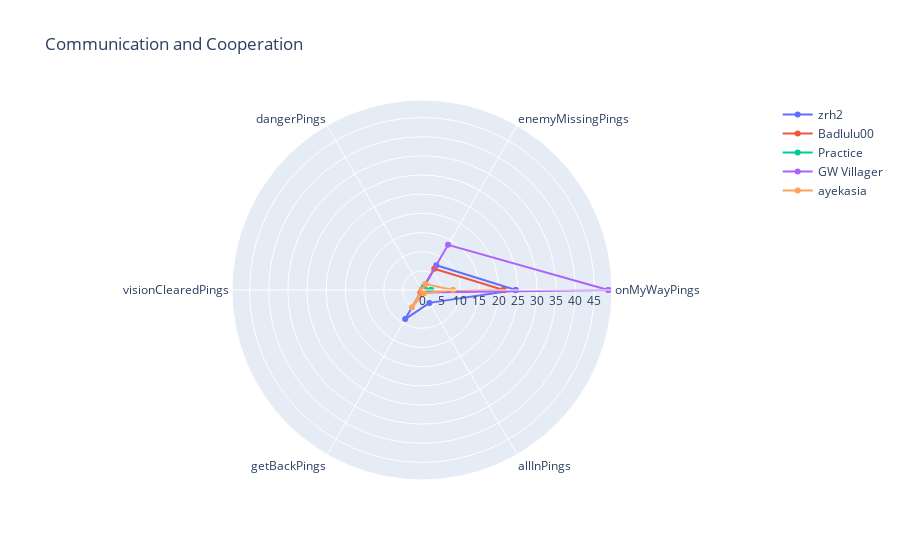

Notebook source saved alongside this figure:
### Markdown cell above
Cette méta-variable peut être plus difficile à évaluer uniquement à partir des statistiques disponibles. Cependant, on peut évaluer cette compétence en se basant sur des critères tels que le taux de ping sur la carte. Ces statistiques peuvent donner une idée de la communication et de la coopération du joueur.

### Code cell
columns = ["onMyWayPings", "enemyMissingPings", "dangerPings", "visionClearedPings", "getBackPings", "allInPings"]
columns.append(columns[0])

# allInPings	assistMePings	baitPings	basicPings	commandPings	dangerPings	getBackPings
# holdPings	needVisionPings	pushPings	visionClearedPings	onMyWayPings	enemyMissingPings	enemyVisionPings

def calculate_means(df, columns):
    df = df[df["gameDuration"] > 0]
    return df[columns].mean()

# Load the dataframes and calculate the mean values for each
chemin_data_1 = chemin_scouting + "/datas/matches/equipes/GW/lol_df_zrh2.pkl"
data_lol_1 = pd.read_pickle(chemin_data_1)
summoner_name_1 = data_lol_1["summonerName"][0]
data_1 = calculate_means(data_lol_1, columns)
first_row = data_1.iloc[[0]]
data_1 = pd.concat([data_1, first_row], ignore_index=True)

chemin_data_2 = chemin_scouting + "/datas/matches/equipes/GW/lol_df_Badlulu00.pkl"
data_lol_2 = pd.read_pickle(chemin_data_2)
summoner_name_2 = data_lol_2["summonerName"][0]
data_2 = calculate_means(data_lol_2, columns)
first_row = data_2.iloc[[0]]
data_2 = pd.concat([data_2, first_row], ignore_index=True)

chemin_data_3 = chemin_scouting + "/datas/matches/equipes/GW/lol_df_Practice.pkl"
data_lol_3 = pd.read_pickle(chemin_data_3)
summoner_name_3 = data_lol_3["summonerName"][0]
data_3 = calculate_means(data_lol_3, columns)
first_row = data_3.iloc[[0]]
data_3 = pd.concat([data_3, first_row], ignore_index=True)

chemin_data_4 = chemin_scouting + "/datas/matches/equipes/GW/lol_df_GW Villager.pkl"
data_lol_4 = pd.read_pickle(chemin_data_4)
summoner_name_4 = data_lol_4["summonerName"][0]
data_4 = calculate_means(data_lol_4, columns)
first_row = data_4.iloc[[0]]
data_4 = pd.concat([data_4, first_row], ignore_index=True)


chemin_data_5 = chemin_scouting + "/datas/matches/equipes/GW/lol_df_ayekasia.pkl"
data_lol_5 = pd.read_pickle(chemin_data_5)
summoner_name_5 = data_lol_5["summonerName"][0]
data_5 = calculate_means(data_lol_5, columns)
first_row = data_5.iloc[[0]]
data_5 = pd.concat([data_5, first_row], ignore_index=True)

fig = go.Figure(
    data=[
        go.Scatterpolar(r=data_1, theta=columns, name=summoner_name_1),
        go.Scatterpolar(r=data_2, theta=columns, name=summoner_name_2),
        go.Scatterpolar(r=data_3, theta=columns, name=summoner_name_3),
        go.Scatterpolar(r=data_4, theta=columns, name=summoner_name_4),
        go.Scatterpolar(r=data_5, theta=columns, name=summoner_name_5),
        ],
    layout=go.Layout(
        title=go.layout.Title(text='Communication and Cooperation'),
        showlegend=True
    )
)

fig.show()

### Figure 1 — Plotly figure (JSON) as saved in the notebook; plotly's stock layout.template omitted (floating-point values rounded to 4 significant figures)
{"data": [{"name": "zrh2", "r": [24.48, 7.47, 0, 0.04, 8.77, 3.88, 24.48, 24.48], "theta": ["onMyWayPings", "enemyMissingPings", "dangerPings", "visionClearedPings", "getBackPings", "allInPings", "onMyWayPings"], "type": "scatterpolar"}, {"name": "Badlulu00", "r": [21.3, 6.4, 0, 0.01, 0.84, 0.43, 21.3, 21.3], "theta": ["onMyWayPings", "enemyMissingPings", "dangerPings", "visionClearedPings", "getBackPings", "allInPings", "onMyWayPings"], "type": "scatterpolar"}, {"name": "Practice", "r": [2.36, 0.87, 0, 0.01, 0, 0.28, 2.36, 2.36], "theta": ["onMyWayPings", "enemyMissingPings", "dangerPings", "visionClearedPings", "getBackPings", "allInPings", "onMyWayPings"], "type": "scatterpolar"}, {"name": "GW Villager", "r": [48.6, 13.6, 0, 0.01, 0, 0.78, 48.6, 48.6], "theta": ["onMyWayPings", "enemyMissingPings", "dangerPings", "visionClearedPings", "getBackPings", "allInPings", "onMyWayPings"], "type": "scatterpolar"}, {"name": "ayekasia", "r": [8.05, 1.78, 0, 0.12, 5.23, 1, 8.05, 8.05], "theta": ["onMyWayPings", "enemyMissingPings", "dangerPings", "visionClearedPings", "getBackPings", "allInPings", "onMyWayPings"], "type": "scatterpolar"}], "layout": {"autosize": true, "polar": {"angularaxis": {"type": "category"}, "radialaxis": {"autorange": true, "range": [0, 50.71], "type": "linear"}}, "showlegend": true, "title": {"text": "Communication and Cooperation"}}}
